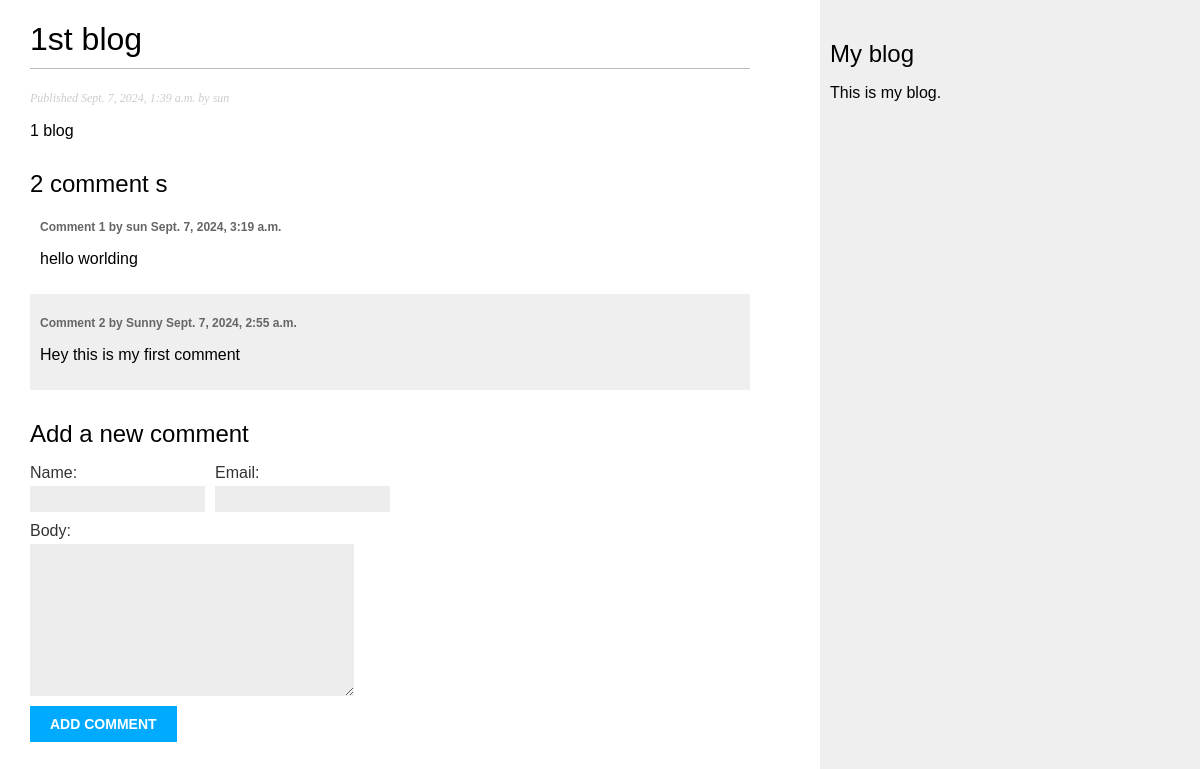
Page /blog/2024/9/7/1st-blog on the committed database.
### blog/models.py (models this page shows, shortened)
class Post(models.Model):
    tags = TaggableManager()
    class Status(models.TextChoices):
        DRAFT = 'DF', 'Draft'
        PUBLISHED = 'PB', 'Published'
    title = models.CharField(max_length=250)
    slug = models.SlugField(max_length=250, unique_for_date='publish')
    author = models.ForeignKey(
        settings.AUTH_USER_MODEL,
        on_delete=models.CASCADE,
        related_name='blog_posts',
    )
    body = models.TextField()
    publish = models.DateTimeField(default=timezone.now)
    created = models.DateTimeField(auto_now_add=True)
    updated = models.DateTimeField(auto_now=True)
    status = models.CharField(
        max_length=2,
        choices=Status,
        default=Status.DRAFT,
    )
    objects = models.Manager() #the default manager
    published = PublishedManager() # Our customer manager
    class Meta:
        ordering = ['-publish']
        indexes = [
            models.Index(fields=['-publish']),
        ]

class Comment(models.Model):
    post = models.ForeignKey(
        Post,
        on_delete=models.CASCADE,
        related_name='comments',
    )
    name = models.CharField(max_length=250)
    email = models.EmailField()
    body = models.TextField()
    created = models.DateTimeField(auto_now_add=True)
    updated = models.DateTimeField(auto_now=True)
    active = models.BooleanField(default=True)
    class Meta:
        ordering = ['-created']
        indexes = [
            models.Index(fields=['-created']),
        ]

### blog/views.py (the view)
# urls.py: path('<int:year>/<int:month>/<int:day>/<slug:post>', views.post_detail, name='post_detail'),
def post_detail(request, year,month,day, post):
    post = get_object_or_404(
        Post,
        status=Post.Status.PUBLISHED,
        slug=post,
        publish__year=year,
        publish__month=month,
        publish__day=day,
    )
    comments = post.comments.filter(active=True)
    form = CommentForm()
    return render(
        request,
        'blog/post/detail.html',
        {'post': post,'comments': comments, 'form': form}
    )

### blog/forms.py
class CommentForm(forms.ModelForm):
    class Meta:
        model = Comment
        fields = ['name', 'email', 'body']

### blog/templates/blog/post/detail.html (shortened to what this page needs)
{% extends "blog/base.html" %}
{% block content %}
  <h1>{{ post.title }}</h1>
  <p class="date">
    Published {{ post.publish }} by {{ post.author }}
  </p>
  {{ post.body|linebreaks }}
    {% with comments.count as total_comments %}
        <h2>
        {{ total_comments }} comment {{ total_comments|pluralize }}
        </h2>
    {% endwith %}
    {% for comment in comments %}
    	<div class="comment">
        <p class="info">
            Comment {{ forloop.counter }} by {{ comment.name }} {{ comment.created }}
        </p>
        {{ comment.body|linebreaks }}
        </div>
        {% empty %}
        <p>There are not comments</p>
    {% endfor %}
    {% include "blog/post/includes/comment_form.html" %}
{% endblock %}

### blog/static/css/blog.css (style rules this page uses)
body { margin:0; padding:0; font-family:helvetica, sans-serif; }
h1 { font-weight:normal; border-bottom:1px solid #bbb; padding:0 0 10px 0; }
h2 { font-weight:normal; margin:30px 0 0; }
p.date { color:#ccc; font-family: georgia, serif; font-size: 12px; font-style: italic; }
label { float:left; clear:both; color:#333; margin-bottom:4px; }
input, textarea { clear:both; float:left; margin:0 0 10px; background:#ededed; border:0; padding:6px 10px; font-size:12px; }
.comment { padding:10px; }
.comment:nth-child(even) { background:#efefef; }
.comment .info { font-weight:bold; font-size:12px; color:#666; }

### rows in the picture
Post: title "1st blog", publish "Sept. 7, 2024, 1:39 a.m.", author "sun", body "1 blog"
Comment: name "sun", created "Sept. 7, 2024, 3:19 a.m.", body "hello worlding"
Comment: name "Sunny", created "Sept. 7, 2024, 2:55 a.m.", body "Hey this is my first comment"

### other values in the picture
{{ total_comments }} "2"
